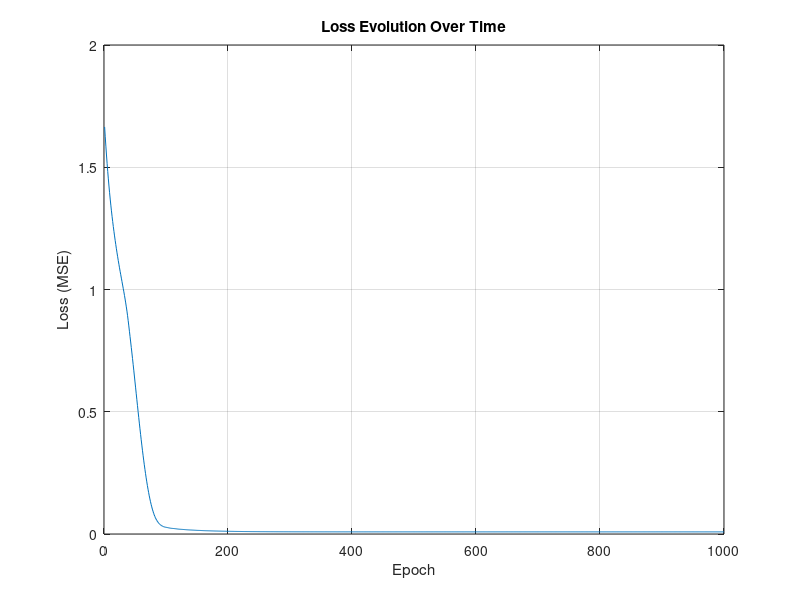
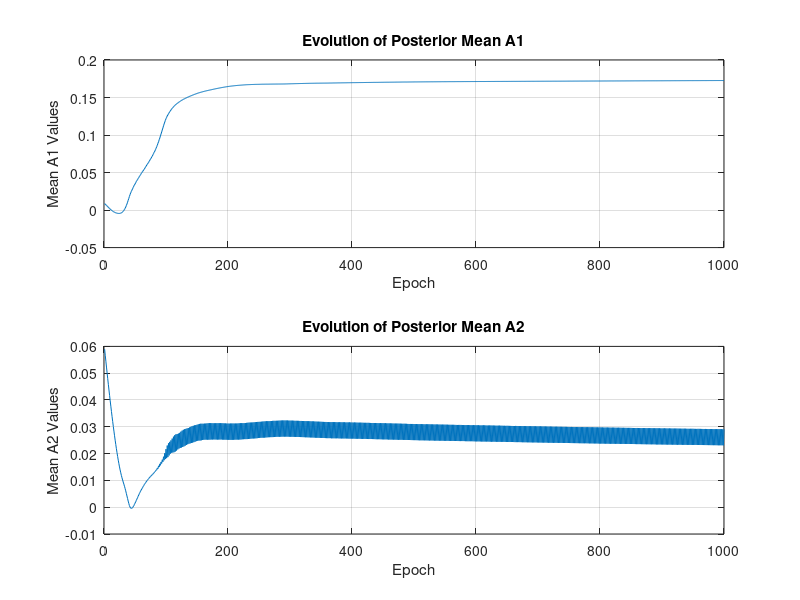

Recreate these plots in MATLAB, in order.
% --- 1. Generate Synthetic Data ---
N = 100;   % Number of samples
n = 2;     % Number of input features
m = 1;     % Number of output dimensions (for regression)

X = rand(N, n);  % Generate random input data
w_true = [2; -3];  % True weights for linear regression
Y = X * w_true + 0.1 * randn(N, 1);  % Linear function with noise

% --- 2. Initialize Neural Network Parameters ---
hidden_size = 10;  % Hidden layer neurons

% Initialize posterior mean and variance for weights
A1 = randn(n, hidden_size) * sqrt(2 / (n + hidden_size));
B1 = ones(n, hidden_size);  % Variance (uncertainty measure)

A2 = randn(hidden_size, m) * sqrt(2 / (hidden_size + m));
B2 = ones(hidden_size, m);  % Variance (uncertainty measure)

b1 = zeros(1, hidden_size); 
b2 = zeros(1, m);

% --- 3. Activation and Loss Functions ---
relu = @(z) max(0, z);
mse_loss = @(Y_pred, Y) mean((Y_pred - Y).^2);

% --- 4. Train Using Martingale Posterior Updates ---
epochs = 1000;
learning_rate = 0.01;
alpha = 0.9;  % Confidence-weighted update factor

A1_vals = zeros(n, hidden_size, epochs);
A2_vals = zeros(hidden_size, m, epochs);
b1_vals = zeros(1, hidden_size, epochs);
b2_vals = zeros(1, m, epochs);
loss_vals = zeros(epochs, 1);

for epoch = 1:epochs
    % Forward pass
    H = relu(X * A1 + repmat(b1, N, 1));
    Y_pred = H * A2 + repmat(b2, N, 1);
    
    % Compute loss
    loss = mse_loss(Y_pred, Y);
    
    % Store parameter evolution
    A1_vals(:,:,epoch) = A1;
    A2_vals(:,:,epoch) = A2;
    b1_vals(:,:,epoch) = b1;
    b2_vals(:,:,epoch) = b2;
    loss_vals(epoch) = loss;
    
    % Compute gradients
    dY = 2 * (Y_pred - Y) / N;
    dA2 = H' * dY;
    db2 = sum(dY, 1);
    
    dHidden = (dY * A2') .* (H > 0);
    dA1 = X' * dHidden;
    db1 = sum(dHidden, 1);
    
    % Bayesian Posterior Update (Martingale)
    B1 = alpha * B1 + (1 - alpha) * abs(dA1);
    B2 = alpha * B2 + (1 - alpha) * abs(dA2);
    
    A1 = A1 - learning_rate * dA1 ./ (B1 + 1e-6);
    A2 = A2 - learning_rate * dA2 ./ (B2 + 1e-6);
    b1 = b1 - learning_rate * db1;
    b2 = b2 - learning_rate * db2;
    
    if mod(epoch, 100) == 0
        disp(['Epoch: ' num2str(epoch) ', Loss: ' num2str(loss)]);
    end
end

% --- 5. Plot Results ---
figure;
plot(1:epochs, loss_vals);
xlabel('Epoch');
ylabel('Loss (MSE)');
title('Loss Evolution Over Time');
grid on;

figure;
subplot(2,1,1);
plot(squeeze(mean(A1_vals, [1,2])));
xlabel('Epoch');
ylabel('Mean A1 Values');
title('Evolution of Posterior Mean A1');
grid on;

subplot(2,1,2);
plot(squeeze(mean(A2_vals, [1,2])));
xlabel('Epoch');
ylabel('Mean A2 Values');
title('Evolution of Posterior Mean A2');
grid on;